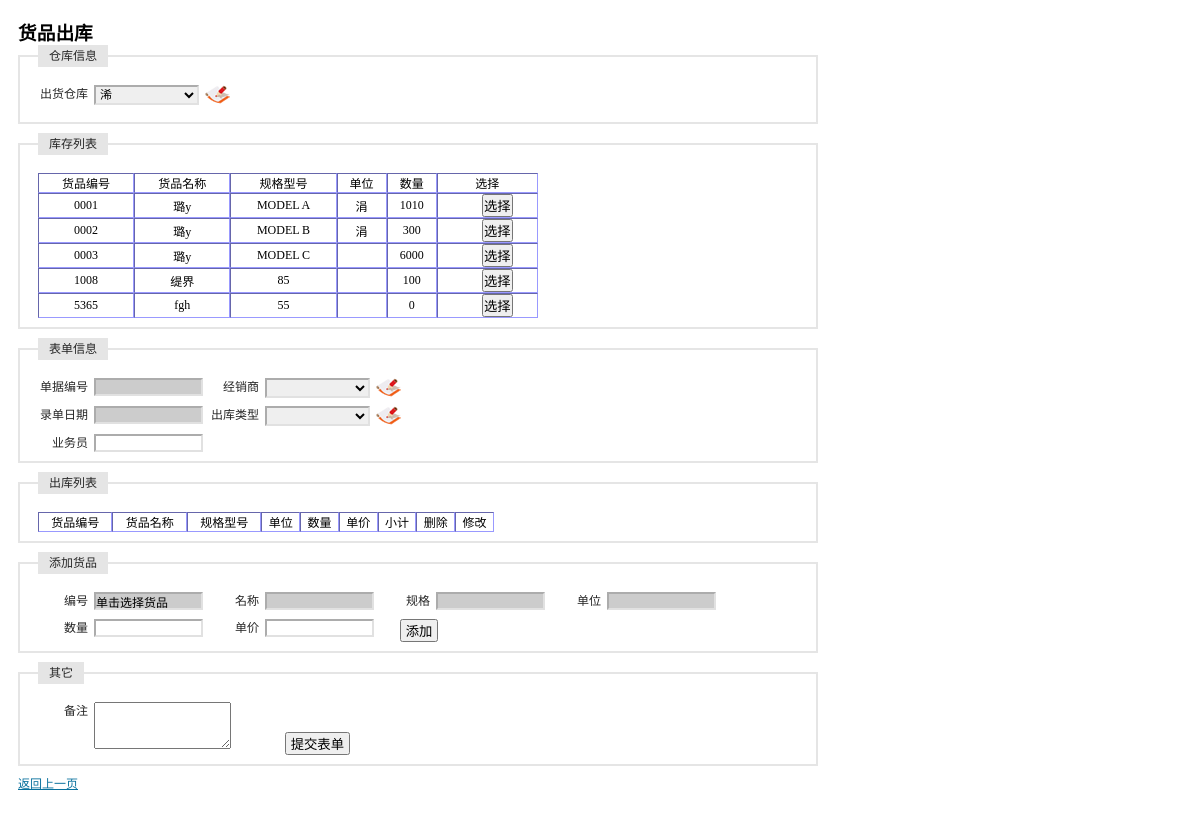
The app's page /receipt_inout/receipt_out.php (signed in), older data.
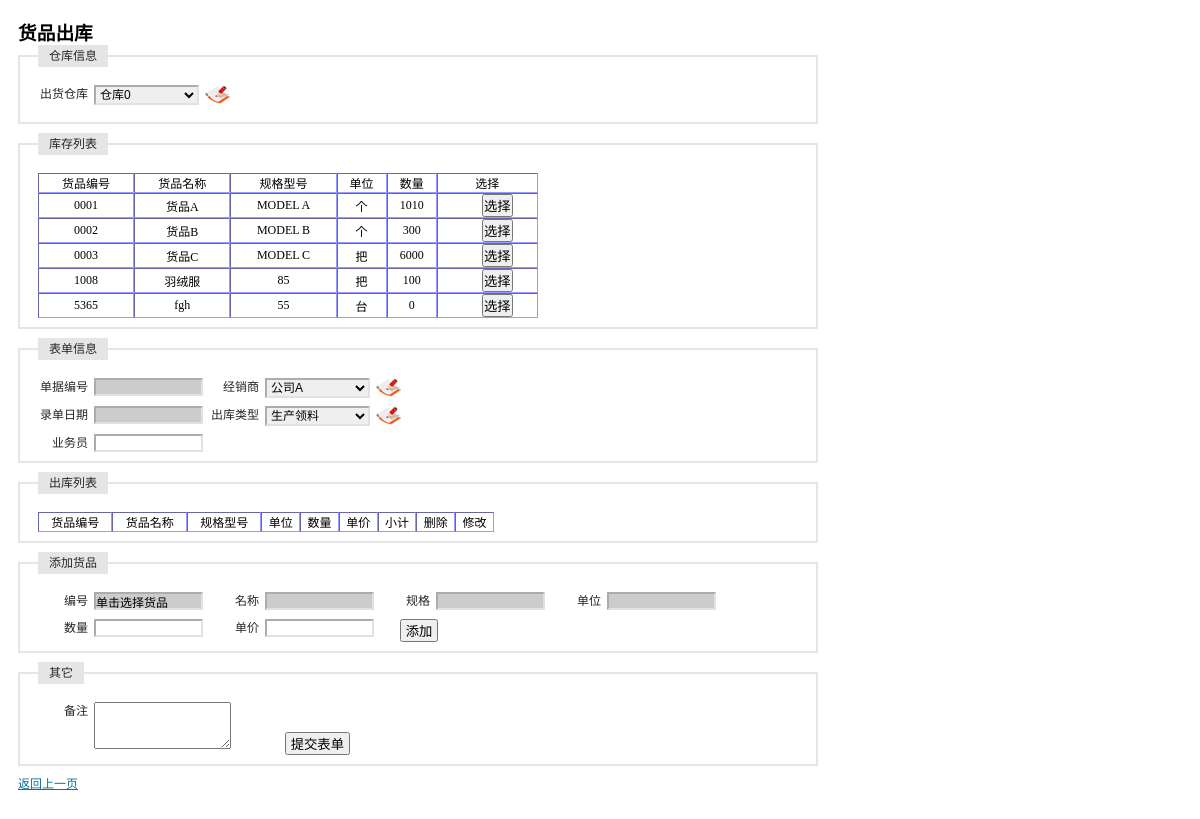
The same page, newer data.
### tables this page shows
CREATE TABLE `table_warehouse_0000` (
  `id` varchar(8) NOT NULL,
  `num` int(4) default NULL,
  PRIMARY KEY  (`id`)
);

CREATE TABLE `tb_product` (
  `id` int(4) NOT NULL auto_increment,
  `maintype` varchar(20) NOT NULL,
  `subtype` varchar(20) NOT NULL,
  `name` varchar(20) NOT NULL,
  `encode` varchar(20) NOT NULL,
  `barcode` varchar(20) NOT NULL,
  `size` varchar(20) NOT NULL,
  `unit` varchar(10) NOT NULL,
  `upperlimit` int(4) NOT NULL,
  `lowerlimit` int(4) NOT NULL,
  `inprice` int(4) NOT NULL,
  `outprice` int(4) NOT NULL,
  `tupian` varchar(100) NOT NULL,
  `jianjie` mediumtext NOT NULL,
  `addtime` varchar(20) NOT NULL,
  PRIMARY KEY  (`id`,`encode`,`barcode`)
);

### receipt_inout/receipt_out.php (the view, shortened to what the changed rows need)
<?php
    $warehouse = $_GET[warehouse];
    $query = "select * from table_warehouse order by name";
    $result_warehouse = mysql_query($query);
    $query = "select * from table_company where type='经销商' order by name";
    $result_company = mysql_query($query);
    $query = "select * from tb_inout where type='出库' order by name";
    $result_inout = mysql_query($query);
    if($warehouse=='')
        $warehouse='0000';
    $query = "select * from table_warehouse_$warehouse order by id asc";
    $result_item = mysql_query($query);
?>
<!DOCTYPE html PUBLIC "-//W3C//DTD XHTML 1.0 Transitional//EN" "http://www.w3.org/TR/xhtml1/DTD/xhtml1-transitional.dtd">
<html xmlns="http://www.w3.org/1999/xhtml">
<head>
</head>
<link rel="stylesheet" type="text/css" href="../css/iframe.css" media="screen" />
<body style="width:800px">
<form id="item_in" name="item_in" method="post" action="receipt_out_bg.php" onsubmit=" return checkForm()">
  <fieldset>
  <legend>仓库信息</legend>
  <label>出货仓库</label>
  <select id="warehouse" name="warehouse" onchange="location.href='receipt_out.php?warehouse='+this.value">
    <?php
    while($RS = mysql_fetch_array($result_warehouse))
        if($warehouse == $RS[id])
            echo "<option value='$RS[id]' selected>$RS[name]</option>";
        else
            echo "<option value='$RS[id]'>$RS[name]</option>";
    ?>
  </select>
  <p><a href="/wms/basic/warehouse/warehouse_show.php" target="_self"><img src="/wms/image/delete.gif" alt="仓库管理" width="25" height="19" border="0"/></a></p>
  </fieldset>
  <fieldset>
  <table id="storage" width="500" border="1" cellspacing="0" cellpadding="5" style="font-size:12px; border:thin; border-color:#9999FF ">
    <?php
    while($RS = mysql_fetch_array($result_item)){
        echo "<tr align='center'>";
        echo "<td>$RS[id]</td>";
        if(1){
            $query = "select * from tb_product where encode = '$RS[id]'";
            $result_iteminfo = mysql_query($query);
            $RS2 = mysql_fetch_array($result_iteminfo);
            echo "<td>$RS2[name]</td>";
            echo "<td>$RS2[size]</td>";
            echo "<td>$RS2[unit]</td>";
        }
        else{
            echo "<td></td>";
            echo "<td></td>";
            echo "<td></td>";
        }
        echo "<td>$RS[num]</td>";
        echo "<td><button type='button' onclick='chooseItem(this)'>选择</button></td>";
        echo "</tr>";
    }
    ?>
  </table>
  </fieldset>
  <fieldset>
  <legend>表单信息</legend>
  <label>单据编号</label>
  <input id="id" name="id" type="text" onkeyup="value=value.replace(/[^\d]/g,'')" style="background-color:#CCCCCC" readonly/>
  <label>经销商</label>
  <select name="company" id="company">
    <?php while($RS = mysql_fetch_array($result_company))echo "<option value='$RS[id]'>$RS[name]</option>";    ?>
  </select>
  <p><a href="/wms/basic/company/company_show.php" target="_self"><img src="/wms/image/delete.gif" alt="往来公司管理" width="25" height="19" border="0"/></a></p>
  <label>录单日期</label>
  <input name="date" type="text" id="control_date" style="background-color:#CCCCCC" onclick="new Calendar().show(this);"  maxlength="10" readonly/>
  <label>出库类型</label>
  <select id="type" name="type">
    <?php while($RS = mysql_fetch_array($result_inout))echo "<option value='$RS[id]'>$RS[name]</option>";?>
  </select>
  <p><a href="../test/_self" target="_self"><img src="/wms/image/delete.gif" alt="出入库类型管理" width="25" height="19" border="0"/></a></p>
  <label>业务员</label>
  <input id="yewuyuan" name="yewuyuan" type="text" />
  </fieldset>
</form>
</body>
</html>

Row changes from the older to the newer data that the page shows:
changed through a linked row, table_warehouse_0000 "MODEL A": tb_product.name "璐у" → "货品A"; tb_product.unit "涓" → "个"
changed through a linked row, table_warehouse_0000 "MODEL B": tb_product.name "璐у" → "货品B"; tb_product.unit "涓" → "个"
changed through a linked row, table_warehouse_0000 "MODEL C": tb_product.name "璐у" → "货品C"; tb_product.unit (not shown) → "把"
changed through a linked row, table_warehouse_0000 id 1008: tb_product.name "缇界" → "羽绒服"; tb_product.unit (not shown) → "把"
changed through a linked row, table_warehouse_0000 "fgh": tb_product.unit (not shown) → "台"
Text that changed along with them:
form field warehouse: "浠" → "仓库0"
form field company: (not shown) → "公司A"
form field type: (not shown) → "生产领料"
